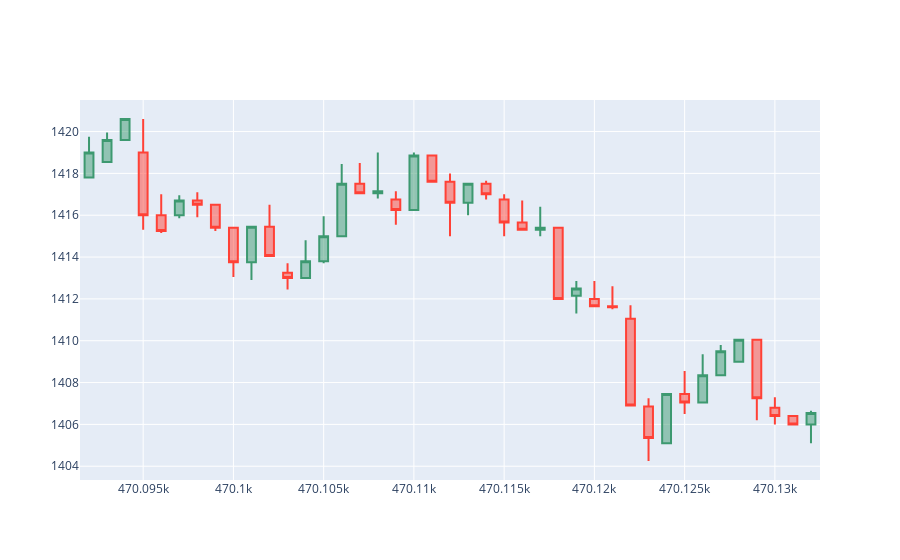

Notebook cell for this chart:
### Code cell
check_df = df_1min.loc[t-30 :t+10]
plot(check_df)
